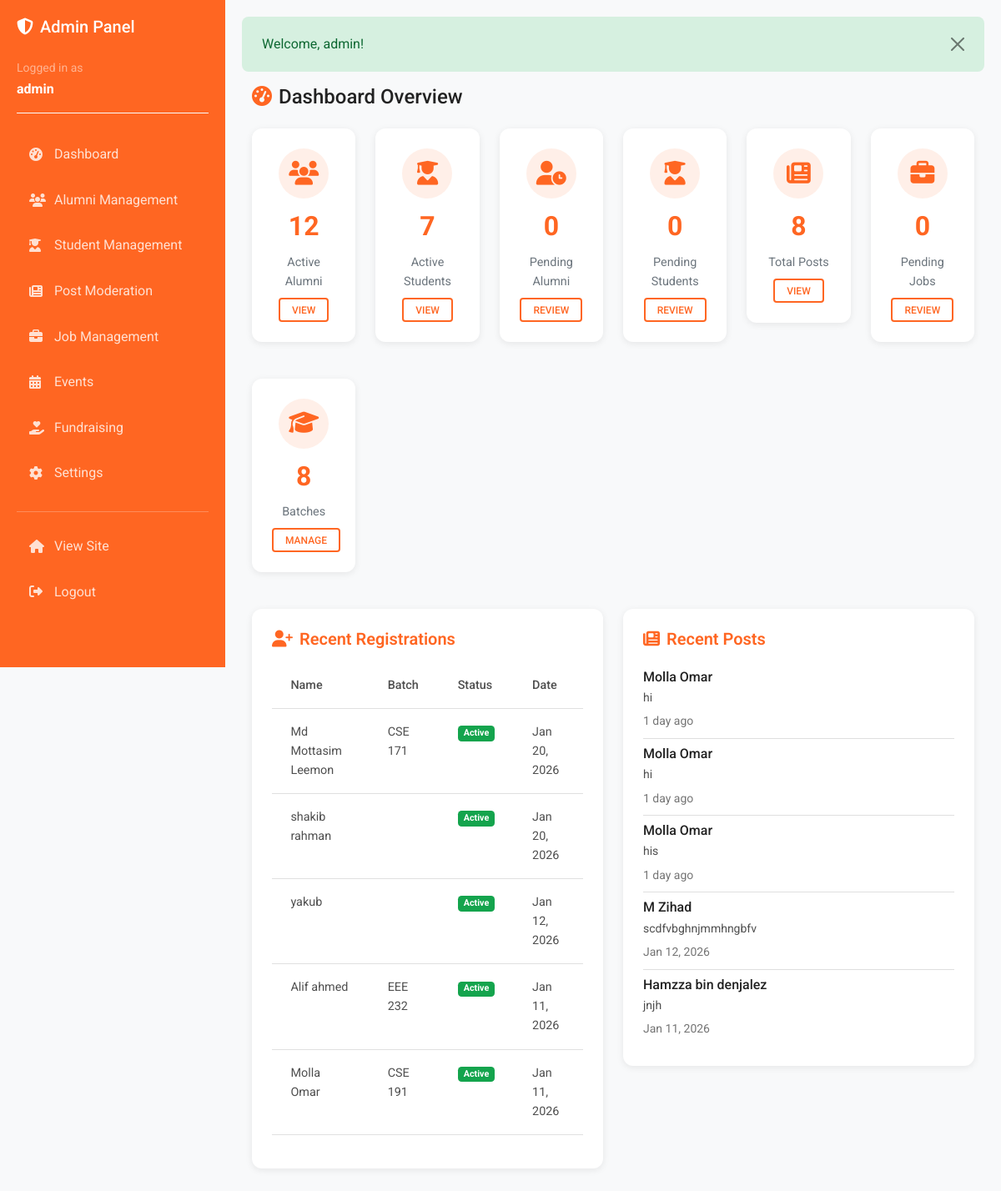
Screenshot of /admin/dashboard.php (signed in) with the database file from the repository.
### tables this page shows
CREATE TABLE `users` (
  `id` int(11) NOT NULL,
  `name` varchar(255) NOT NULL,
  `email` varchar(255) NOT NULL,
  `password` varchar(255) NOT NULL,
  `batch` varchar(50) DEFAULT NULL,
  `department` varchar(100) DEFAULT NULL,
  `education` text DEFAULT NULL,
  `work_experience` text DEFAULT NULL,
  `profile_image` varchar(255) DEFAULT 'default-avatar.png',
  `bio` text DEFAULT NULL,
  `skills` text DEFAULT NULL,
  `phone` varchar(20) DEFAULT NULL,
  `location` varchar(255) DEFAULT NULL,
  `linkedin` varchar(255) DEFAULT NULL,
  `role` enum('student','alumni') NOT NULL DEFAULT 'student',
  `id_card_image` varchar(255) DEFAULT NULL,
  `status` enum('pending','active','blocked') DEFAULT 'pending',
  `created_at` timestamp NOT NULL DEFAULT current_timestamp(),
  `updated_at` timestamp NOT NULL DEFAULT current_timestamp() ON UPDATE current_timestamp()
);

CREATE TABLE `posts` (
  `id` int(11) NOT NULL,
  `user_id` int(11) NOT NULL,
  `content` text NOT NULL,
  `image` varchar(255) DEFAULT NULL,
  `link` varchar(500) DEFAULT NULL,
  `visibility` enum('public','batch','department') DEFAULT 'public',
  `is_pinned` tinyint(1) DEFAULT 0,
  `created_at` timestamp NOT NULL DEFAULT current_timestamp(),
  `updated_at` timestamp NOT NULL DEFAULT current_timestamp() ON UPDATE current_timestamp()
);

### includes/functions.php (called while the page is built, shortened)
<?php
function getCurrentAdmin() {
    $db = getDB();
    $stmt = $db->prepare("SELECT * FROM admin WHERE id = ?");
    $stmt->bind_param("i", $_SESSION['admin_id']);
    $stmt->execute();
    $result = $stmt->get_result();
    return $result->fetch_assoc();
}
function timeAgo($timestamp) {
    $time = strtotime($timestamp);
    $diff = time() - $time;
    if ($diff < 60) {
        return "Just now";
    } elseif ($diff < 3600) {
        $mins = floor($diff / 60);
        return $mins . " minute" . ($mins > 1 ? "s" : "") . " ago";
    } elseif ($diff < 86400) {
        $hours = floor($diff / 3600);
        return $hours . " hour" . ($hours > 1 ? "s" : "") . " ago";
    } elseif ($diff < 604800) {
        $days = floor($diff / 86400);
        return $days . " day" . ($days > 1 ? "s" : "") . " ago";
    } else {
        return date('M d, Y', $time);
    }
}
function getFlashMessage() {
    if (isset($_SESSION['flash_message'])) {
        $message = $_SESSION['flash_message'];
        $type = $_SESSION['flash_type'] ?? 'info';
        return ['message' => $message, 'type' => $type];
    }
    return null;
}
function truncateText($text, $length = 100) {
    return $text;
}
?>

### admin/dashboard.php (the view, shortened to what this page needs)
<?php
require_once __DIR__ . '/../includes/admin_header.php';
$db = getDB();
$totalAlumni = $db->query("SELECT COUNT(*) as count FROM users WHERE status = 'active' AND role = 'alumni'")->fetch_assoc()['count'];
$totalStudents = $db->query("SELECT COUNT(*) as count FROM users WHERE status = 'active' AND role = 'student'")->fetch_assoc()['count'];
$pendingAlumni = $db->query("SELECT COUNT(*) as count FROM users WHERE status = 'pending' AND role = 'alumni'")->fetch_assoc()['count'];
$pendingStudents = $db->query("SELECT COUNT(*) as count FROM users WHERE status = 'pending' AND role = 'student'")->fetch_assoc()['count'];
$totalPosts = $db->query("SELECT COUNT(*) as count FROM posts")->fetch_assoc()['count'];
$pendingJobs = $db->query("SELECT COUNT(*) as count FROM jobs WHERE status = 'pending'")->fetch_assoc()['count'];
$totalBatches = $db->query("SELECT COUNT(*) as count FROM batches")->fetch_assoc()['count'];
$recentUsers = $db->query("SELECT * FROM users ORDER BY created_at DESC LIMIT 5");
$recentPosts = $db->query("SELECT p.*, u.name FROM posts p JOIN users u ON p.user_id = u.id ORDER BY p.created_at DESC LIMIT 5");
?>
<div class="container-fluid">
    <h4 class="mb-4">
        <i class="fas fa-tachometer-alt me-2 text-primary"></i>Dashboard Overview
    </h4>
    <div class="row g-4 mb-4">
        <div class="col-md-6 col-lg-4 col-xl-2">
            <div class="card">
                <div class="card-body text-center">
                    <div class="stat-icon mb-2">
                        <i class="fas fa-users"></i>
                    </div>
                    <div class="stat-number"><?php echo $totalAlumni; ?></div>
                    <div class="stat-label">Active Alumni</div>
                    <a href="<?php echo SITE_URL; ?>/admin/users.php" class="btn btn-sm btn-outline-primary mt-2">View</a>
                </div>
            </div>
        </div>
        <div class="col-md-6 col-lg-4 col-xl-2">
            <div class="card">
                <div class="card-body text-center">
                    <div class="stat-icon mb-2">
                        <i class="fas fa-user-graduate"></i>
                    </div>
                    <div class="stat-number"><?php echo $totalStudents; ?></div>
                    <div class="stat-label">Active Students</div>
                    <a href="<?php echo SITE_URL; ?>/admin/students.php" class="btn btn-sm btn-outline-primary mt-2">View</a>
                </div>
            </div>
        </div>
        <div class="col-md-6 col-lg-4 col-xl-2">
            <div class="card">
                <div class="card-body text-center">
                    <div class="stat-icon mb-2">
                        <i class="fas fa-user-clock"></i>
                    </div>
                    <div class="stat-number"><?php echo $pendingAlumni; ?></div>
                    <div class="stat-label">Pending Alumni</div>
                    <a href="<?php echo SITE_URL; ?>/admin/users.php?status=pending" class="btn btn-sm btn-outline-primary mt-2">Review</a>
                </div>
            </div>
        </div>
        <div class="col-md-6 col-lg-4 col-xl-2">
            <div class="card">
                <div class="card-body text-center">
                    <div class="stat-icon mb-2">
                        <i class="fas fa-user-graduate"></i>
                    </div>
                    <div class="stat-number"><?php echo $pendingStudents; ?></div>
                    <div class="stat-label">Pending Students</div>
                    <a href="<?php echo SITE_URL; ?>/admin/students.php?status=pending" class="btn btn-sm btn-outline-primary mt-2">Review</a>
                </div>
            </div>
        </div>
        <div class="col-md-6 col-lg-4 col-xl-2">
            <div class="card">
                <div class="card-body text-center">
                    <div class="stat-icon mb-2">
                        <i class="fas fa-newspaper"></i>
                    </div>
                    <div class="stat-number"><?php echo $totalPosts; ?></div>
                    <div class="stat-label">Total Posts</div>
                    <a href="<?php echo SITE_URL; ?>/admin/posts.php" class="btn btn-sm btn-outline-primary mt-2">View</a>
                </div>
            </div>
        </div>
        <div class="col-md-6 col-lg-4 col-xl-2">
            <div class="card">
                <div class="card-body text-center">
                    <div class="stat-icon mb-2">
                        <i class="fas fa-briefcase"></i>
                    </div>
                    <div class="stat-number"><?php echo $pendingJobs; ?></div>
                    <div class="stat-label">Pending Jobs</div>
                    <a href="<?php echo SITE_URL; ?>/admin/jobs.php?status=pending" class="btn btn-sm btn-outline-primary mt-2">Review</a>
                </div>
            </div>
        </div>
        <div class="col-md-6 col-lg-4 col-xl-2">
            <div class="card">
                <div class="card-body text-center">
                    <div class="stat-icon mb-2">
                        <i class="fas fa-graduation-cap"></i>
                    </div>
                    <div class="stat-number"><?php echo $totalBatches; ?></div>
                    <div class="stat-label">Batches</div>
                    <a href="<?php echo SITE_URL; ?>/admin/settings.php" class="btn btn-sm btn-outline-primary mt-2">Manage</a>
                </div>
            </div>
        </div>
    </div>
    <div class="row">
        <div class="col-lg-6 mb-4">
            <div class="card">
                <div class="card-body">
                    <h5 class="card-title mb-3">
                        <i class="fas fa-user-plus me-2 text-primary"></i>Recent Registrations
                    </h5>
                    <div class="table-responsive">
                        <table class="table table-hover">
                            <thead>
                                <tr>
                                    <th>Name</th>
                                    <th>Batch</th>
                                    <th>Status</th>
                                    <th>Date</th>
                                </tr>
                            </thead>
                            <tbody>
                                <?php while ($user = $recentUsers->fetch_assoc()): ?>
                                    <tr>
                                        <td><?php echo htmlspecialchars($user['name']); ?></td>
                                        <td><?php echo htmlspecialchars($user['batch'] ?? ''); ?></td>
                                        <td>
                                            <span class="badge bg-<?php echo $user['status'] === 'active' ? 'success' : 'warning'; ?>">
                                                <?php echo ucfirst($user['status']); ?>
                                            </span>
                                        </td>
                                        <td><?php echo date('M d, Y', strtotime($user['created_at'])); ?></td>
                                    </tr>
                                <?php endwhile; ?>
                            </tbody>
                        </table>
                    </div>
                </div>
            </div>
        </div>
        <div class="col-lg-6 mb-4">
            <div class="card">
                <div class="card-body">
                    <h5 class="card-title mb-3">
                        <i class="fas fa-newspaper me-2 text-primary"></i>Recent Posts
                    </h5>
                    <div class="list-group list-group-flush">
                        <?php while ($post = $recentPosts->fetch_assoc()): ?>
                            <div class="list-group-item px-0">
                                <div class="d-flex justify-content-between align-items-start">
                                    <div class="flex-grow-1">
                                        <h6 class="mb-1"><?php echo htmlspecialchars($post['name']); ?></h6>
                                        <p class="mb-1 small">
                                            <?php echo htmlspecialchars(truncateText($post['content'], 80)); ?>
                                        </p>
                                        <small class="text-muted">
                                            <?php echo timeAgo($post['created_at']); ?>
                                        </small>
                                    </div>
                                </div>
                            </div>
                        <?php endwhile; ?>
                    </div>
                </div>
            </div>
        </div>
    </div>
</div>
<?php require_once __DIR__ . '/../includes/admin_footer.php'; ?>

### includes/admin_header.php (shortened to what this page needs)
<?php
require_once __DIR__ . '/functions.php';
$currentAdmin = getCurrentAdmin();
?>
<!DOCTYPE html>
<html lang="en">
<head>
    <link rel="stylesheet" href="https://cdnjs.cloudflare.com/ajax/libs/font-awesome/6.4.0/css/all.min.css">
    <link href="https://cdnjs.cloudflare.com/ajax/libs/mdb-ui-kit/6.4.0/mdb.min.css" rel="stylesheet">
    <link rel="stylesheet" href="<?php echo SITE_URL; ?>/assets/css/style.css">
</head>
<body>
    <div class="admin-sidebar">
        <h5 class="text-white mb-4">
            <i class="fas fa-shield-alt me-2"></i>Admin Panel
        </h5>
        <div class="mb-4 pb-3 border-bottom border-light">
            <small class="text-white-50">Logged in as</small>
            <div class="fw-bold"><?php echo htmlspecialchars($currentAdmin['username']); ?></div>
        </div>
        <nav class="nav flex-column">
            <a class="nav-link" href="<?php echo SITE_URL; ?>/admin/dashboard.php">
                <i class="fas fa-tachometer-alt"></i>Dashboard
            </a>
            <a class="nav-link" href="<?php echo SITE_URL; ?>/admin/users.php">
                <i class="fas fa-users"></i>Alumni Management
            </a>
            <a class="nav-link" href="<?php echo SITE_URL; ?>/admin/students.php">
                <i class="fas fa-user-graduate"></i>Student Management
            </a>
            <a class="nav-link" href="<?php echo SITE_URL; ?>/admin/posts.php">
                <i class="fas fa-newspaper"></i>Post Moderation
            </a>
            <a class="nav-link" href="<?php echo SITE_URL; ?>/admin/jobs.php">
                <i class="fas fa-briefcase"></i>Job Management
            </a>
            <a class="nav-link" href="<?php echo SITE_URL; ?>/admin/events.php">
                <i class="fas fa-calendar-alt"></i>Events
            </a>
            <a class="nav-link" href="<?php echo SITE_URL; ?>/admin/fundraisers.php">
                <i class="fas fa-hand-holding-heart"></i>Fundraising
            </a>
            <a class="nav-link" href="<?php echo SITE_URL; ?>/admin/settings.php">
                <i class="fas fa-cog"></i>Settings
            </a>
            <hr class="bg-light my-3">
            <a class="nav-link" href="<?php echo SITE_URL; ?>">
                <i class="fas fa-home"></i>View Site
            </a>
            <a class="nav-link" href="<?php echo SITE_URL; ?>/admin/logout.php">
                <i class="fas fa-sign-out-alt"></i>Logout
            </a>
        </nav>
    </div>
    <div class="admin-content">
        <?php
        $flash = getFlashMessage();
        if ($flash):
            $alertClass = match($flash['type']) {
                'success' => 'alert-success',
                'error' => 'alert-danger',
                'warning' => 'alert-warning',
                default => 'alert-info'
            };
        ?>
            <div class="alert <?php echo $alertClass; ?> alert-dismissible fade show" role="alert">
                <?php echo htmlspecialchars($flash['message']); ?>
                <button type="button" class="btn-close" data-mdb-dismiss="alert"></button>
            </div>
        <?php endif; ?>

### assets/css/style.css (style rules this page uses)
:root { --primary-color: #FF6622; --secondary-color: #FFFFFF; --text-color: #222222; --accent-color: #E65100; --bg-light: #f8f9fa; --border-color: #dee2e6; }
* { margin: 0; padding: 0; box-sizing: border-box; }
body { font-family: 'Roboto', sans-serif; color: var(--text-color); background-color: var(--bg-light); line-height: 1.6; }
h1, h2, h3, h4, h5, h6 { font-weight: 500; color: var(--text-color); }
a { text-decoration: none; transition: all 0.3s ease; }
.btn-outline-primary { color: var(--primary-color) !important; border-color: var(--primary-color) !important; }
.card { border: none; border-radius: 12px; box-shadow: 0 2px 8px rgba(0,0,0,0.08); transition: transform 0.3s ease, box-shadow 0.3s ease; margin-bottom: 20px; }
.card-title { color: var(--primary-color); font-weight: 600; }
.stat-icon { width: 60px; height: 60px; background: rgba(255, 102, 34, 0.1); border-radius: 50%; display: flex; align-items: center; justify-content: center; color: var(--primary-color); font-size: 1.8rem; margin: 0 auto 15px; }
.stat-number { font-size: 2rem; font-weight: 700; color: var(--primary-color); margin-bottom: 5px; }
.stat-label { color: #6c757d; font-size: 0.9rem; }
.text-primary { color: var(--primary-color) !important; }

### rows the page displays
users: name "Md Mottasim Leemon", batch "CSE 171", status "Active", created_at "Jan 20, 2026"
users: name "shakib rahman", status "Active", created_at "Jan 20, 2026"
users: name "yakub", status "Active", created_at "Jan 12, 2026"
users: name "Alif ahmed", batch "EEE 232", status "Active", created_at "Jan 11, 2026"
users: name "Molla Omar", batch "CSE 191", status "Active", created_at "Jan 11, 2026"
posts: user.name "Molla Omar", content "hi", created_at "1 day ago"
posts: user.name "Molla Omar", content "hi", created_at "1 day ago"
posts: user.name "Molla Omar", content "his", created_at "1 day ago"
posts: user.name "M Zihad", content "scdfvbghnjmmhngbfv", created_at "Jan 12, 2026"
posts: user.name "Hamzza bin denjalez", content "jnjh", created_at "Jan 11, 2026"

### other values shown
$currentAdmin['username'] "admin"
$flash['message'] "Welcome, admin!"
$totalAlumni "12"
$totalStudents "7"
$pendingAlumni "0"
$pendingStudents "0"
$totalPosts "8"
$pendingJobs "0"
$totalBatches "8"
